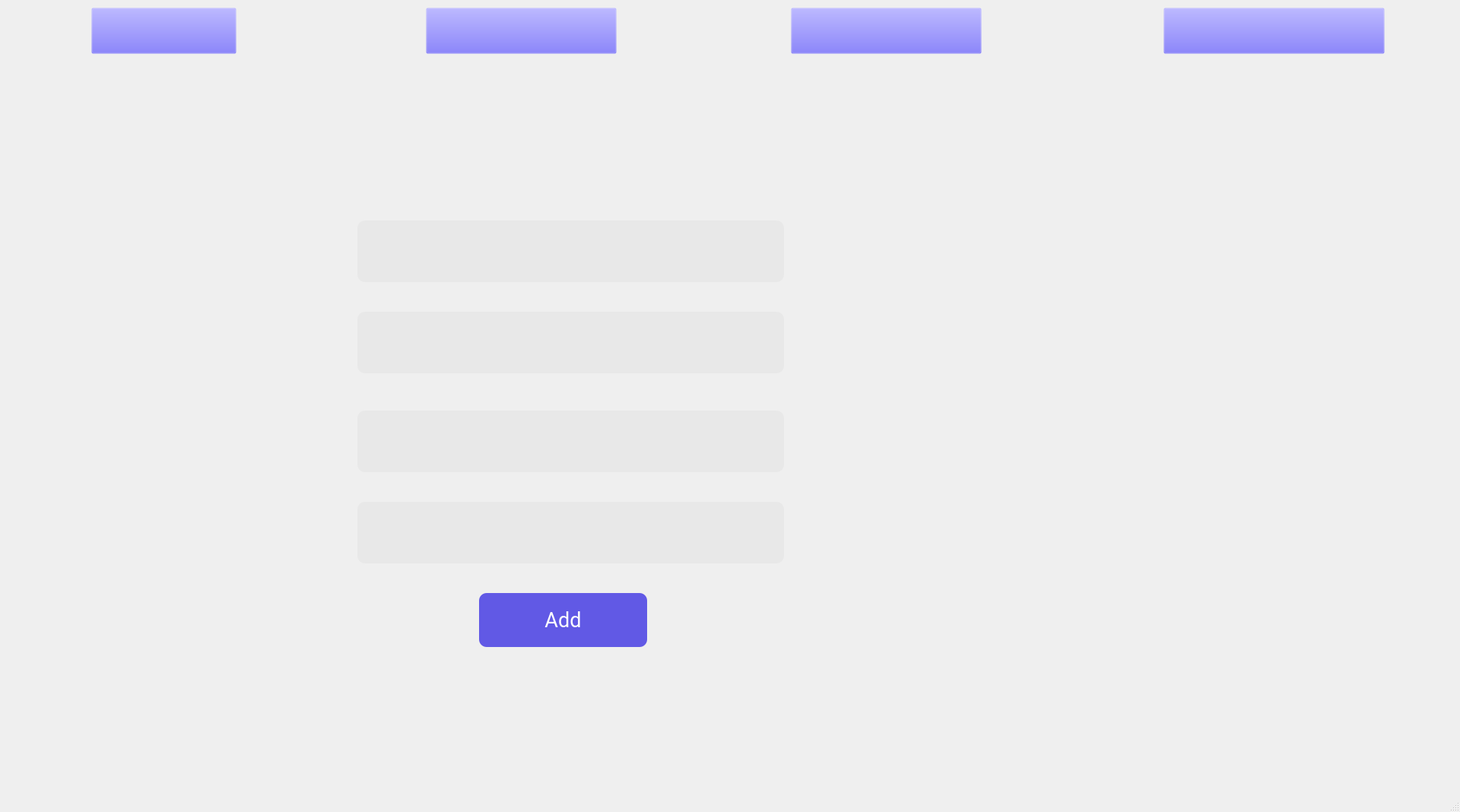
<?xml version="1.0" encoding="UTF-8"?>
<ui version="4.0">
 <class>MainWindow</class>
 <widget class="QMainWindow" name="MainWindow">
  <property name="geometry">
   <rect>
    <x>0</x>
    <y>0</y>
    <width>1920</width>
    <height>1068</height>
   </rect>
  </property>
  <property name="windowTitle">
   <string>MainWindow</string>
  </property>
  <widget class="QWidget" name="centralwidget">
   <widget class="QLabel" name="label">
    <property name="geometry">
     <rect>
      <x>0</x>
      <y>0</y>
      <width>1931</width>
      <height>1031</height>
     </rect>
    </property>
    <property name="text">
     <string/>
    </property>
    <property name="pixmap">
     <pixmap resource="Resources/assignment.qrc">:/assignment/Images/assignment.png</pixmap>
    </property>
   </widget>
   <widget class="QLineEdit" name="acode">
    <property name="geometry">
     <rect>
      <x>470</x>
      <y>290</y>
      <width>561</width>
      <height>81</height>
     </rect>
    </property>
    <property name="font">
     <font>
      <family>Roboto</family>
      <pointsize>20</pointsize>
     </font>
    </property>
    <property name="styleSheet">
     <string notr="true">
QLineEdit {
    border-radius: 10px;
    padding: 0 8px;
    background-color: rgb(229, 229, 229,70%);
}</string>
    </property>
   </widget>
   <widget class="QLineEdit" name="aname">
    <property name="geometry">
     <rect>
      <x>470</x>
      <y>410</y>
      <width>561</width>
      <height>81</height>
     </rect>
    </property>
    <property name="font">
     <font>
      <family>Roboto</family>
      <pointsize>20</pointsize>
     </font>
    </property>
    <property name="styleSheet">
     <string notr="true">
QLineEdit {
    border-radius: 10px;
    padding: 0 8px;
    background-color: rgb(229, 229, 229,70%);
}</string>
    </property>
   </widget>
   <widget class="QLineEdit" name="duedate">
    <property name="geometry">
     <rect>
      <x>470</x>
      <y>540</y>
      <width>561</width>
      <height>81</height>
     </rect>
    </property>
    <property name="font">
     <font>
      <family>Roboto</family>
      <pointsize>20</pointsize>
     </font>
    </property>
    <property name="styleSheet">
     <string notr="true">
QLineEdit {
    border-radius: 10px;
    padding: 0 8px;
    background-color: rgb(229, 229, 229,70%);
}</string>
    </property>
   </widget>
   <widget class="QPushButton" name="addbutton">
    <property name="geometry">
     <rect>
      <x>630</x>
      <y>780</y>
      <width>221</width>
      <height>71</height>
     </rect>
    </property>
    <property name="font">
     <font>
      <family>Roboto</family>
      <pointsize>20</pointsize>
     </font>
    </property>
    <property name="cursor">
     <cursorShape>PointingHandCursor</cursorShape>
    </property>
    <property name="styleSheet">
     <string notr="true">QPushButton {
	color: rgb(255, 255, 255);
    border-radius: 10px;
	background-color: rgb(97, 89, 229);
}
</string>
    </property>
    <property name="text">
     <string>Add</string>
    </property>
   </widget>
   <widget class="QLineEdit" name="subjectname">
    <property name="geometry">
     <rect>
      <x>470</x>
      <y>660</y>
      <width>561</width>
      <height>81</height>
     </rect>
    </property>
    <property name="font">
     <font>
      <family>Roboto</family>
      <pointsize>20</pointsize>
     </font>
    </property>
    <property name="styleSheet">
     <string notr="true">
QLineEdit {
    border-radius: 10px;
    padding: 0 8px;
    background-color: rgb(229, 229, 229,70%);
}</string>
    </property>
   </widget>
   <widget class="QPushButton" name="timetalblebutton">
    <property name="geometry">
     <rect>
      <x>120</x>
      <y>10</y>
      <width>191</width>
      <height>61</height>
     </rect>
    </property>
    <property name="styleSheet">
     <string notr="true">QPushButton {

	background-color: rgb(97, 89, 229,0%);
}
</string>
    </property>
    <property name="text">
     <string/>
    </property>
   </widget>
   <widget class="QPushButton" name="assignmentbutton">
    <property name="geometry">
     <rect>
      <x>560</x>
      <y>10</y>
      <width>251</width>
      <height>61</height>
     </rect>
    </property>
    <property name="styleSheet">
     <string notr="true">QPushButton {

	background-color: rgb(97, 89, 229,0%);
}
</string>
    </property>
    <property name="text">
     <string/>
    </property>
   </widget>
   <widget class="QPushButton" name="attendancebutton">
    <property name="geometry">
     <rect>
      <x>1040</x>
      <y>10</y>
      <width>251</width>
      <height>61</height>
     </rect>
    </property>
    <property name="styleSheet">
     <string notr="true">QPushButton {

	background-color: rgb(97, 89, 229,0%);
}
</string>
    </property>
    <property name="text">
     <string/>
    </property>
   </widget>
   <widget class="QPushButton" name="announcementbutton">
    <property name="geometry">
     <rect>
      <x>1530</x>
      <y>10</y>
      <width>291</width>
      <height>61</height>
     </rect>
    </property>
    <property name="styleSheet">
     <string notr="true">QPushButton {

	background-color: rgb(97, 89, 229,0%);
}
</string>
    </property>
    <property name="text">
     <string/>
    </property>
   </widget>
  </widget>
  <widget class="QMenuBar" name="menubar">
   <property name="geometry">
    <rect>
     <x>0</x>
     <y>0</y>
     <width>1920</width>
     <height>26</height>
    </rect>
   </property>
  </widget>
  <widget class="QStatusBar" name="statusbar"/>
 </widget>
 <resources>
  <include location="Resources/assignment.qrc"/>
 </resources>
 <connections/>
</ui>
